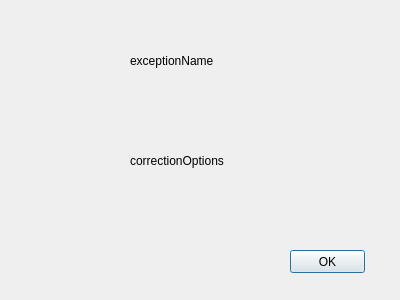
<?xml version="1.0" encoding="UTF-8"?>
<ui version="4.0">
 <class>Exeptiondialog</class>
 <widget class="QDialog" name="Exeptiondialog">
  <property name="geometry">
   <rect>
    <x>0</x>
    <y>0</y>
    <width>400</width>
    <height>300</height>
   </rect>
  </property>
  <property name="windowTitle">
   <string>Ошибка</string>
  </property>
  <widget class="QPushButton" name="pushButton">
   <property name="geometry">
    <rect>
     <x>290</x>
     <y>250</y>
     <width>75</width>
     <height>23</height>
    </rect>
   </property>
   <property name="text">
    <string>OK</string>
   </property>
  </widget>
  <widget class="QLabel" name="label">
   <property name="geometry">
    <rect>
     <x>130</x>
     <y>20</y>
     <width>161</width>
     <height>81</height>
    </rect>
   </property>
   <property name="text">
    <string>exceptionName</string>
   </property>
  </widget>
  <widget class="QLabel" name="label_2">
   <property name="geometry">
    <rect>
     <x>130</x>
     <y>120</y>
     <width>161</width>
     <height>81</height>
    </rect>
   </property>
   <property name="text">
    <string>correctionOptions</string>
   </property>
  </widget>
 </widget>
 <resources/>
 <connections/>
</ui>
